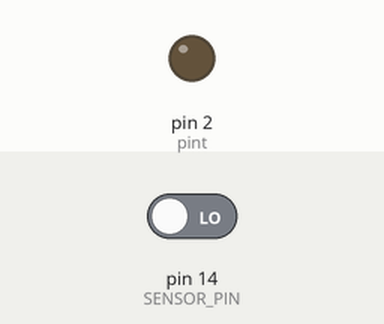
Bench run of a sketch on a simulated Arduino Uno, built with avr-gcc and run on an emulated ATmega328P. On the bench: output pins drawn as LEDs (lit = HIGH). Inputs (shaded band) come from the test bench; at power-on: pin 14 (SENSOR_PIN) LOW.

Above: at 1.2 s.
1.3 s: pin 14 (SENSOR_PIN) driven HIGH
At 2.2 s:
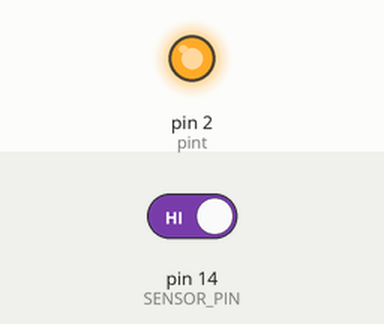
2.8 s: pin 14 (SENSOR_PIN) driven LOW
At 3.4 s:
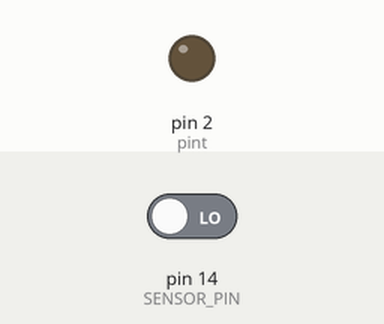
Timing chart, 0 to 5.8 s (numbered marks = the images above; inputs shaded):
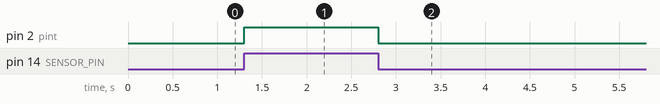

The sketch:

TiltSwitch-CorrienteContinua.ino
```cpp
//Tilt Switch con Motor Corriente continua
int pint=2;

#define SENSOR_PIN 14

void setup() {
  // sets the pins as outputs:
  pinMode(pint, OUTPUT);
  pinMode(SENSOR_PIN, INPUT);

  Serial.begin(115200);
}

void loop() {
  // Move the DC motor forward at maximum speed
  digitalWrite(pint, digitalRead(SENSOR_PIN));
}
```

Measured:
- after the input at 1.3 s, pin 2 (pint): LOW → HIGH at once
- after the input at 2.8 s, pin 2 (pint): HIGH → LOW at once
